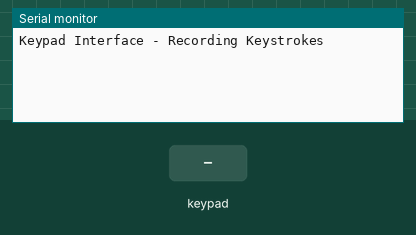
Recording of a sketch running on a simulated Arduino Uno, built with avr-gcc and run on an emulated ATmega328P. On the bench: the last lines printed to the serial monitor. Inputs (shaded band) come from the test bench.

Above: at 1.2 s.
1.3 s: key '1' pressed
At 2.5 s:
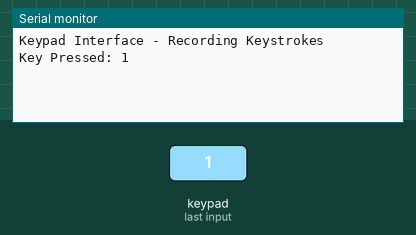
2.8 s: keypad keys 2 3 4 5 # pressed 0.4 s apart
At 5.1 s:
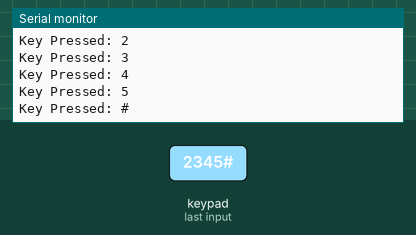
6.3 s: key 'A' pressed
At 6.7 s:
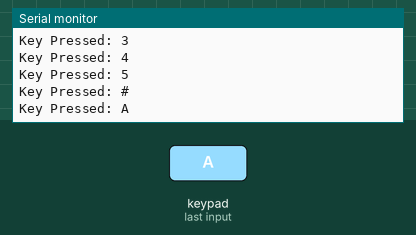
7.8 s: keypad keys 2 3 4 5 * pressed 0.4 s apart
At 10.3 s:
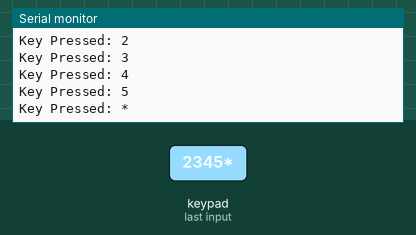
11.3 s: key 'B' pressed
At 12.5 s:
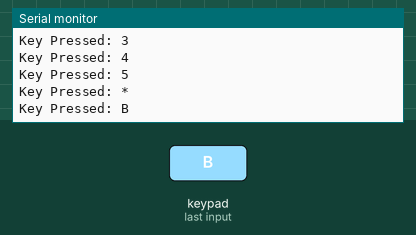
12.8 s: keypad keys 2 3 4 5 D pressed 0.4 s apart
At 15.2 s:
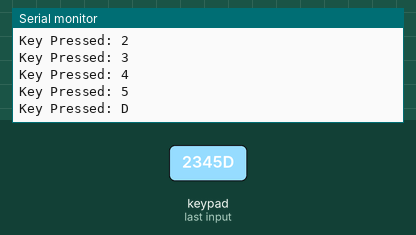
Timing chart, 0 to 16.7 s (numbered marks = the images above; inputs shaded):
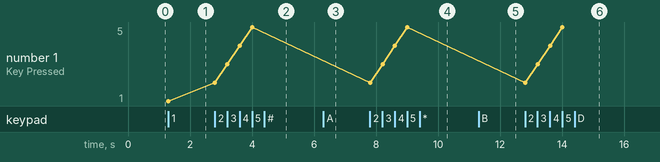

Measured:
- after the input at 1.3 s, the serial monitor: prints a new line at once (image 1)
- after the input at 2.8 s, the serial monitor: prints a new line at once (image 2)
- after the input at 6.3 s, the serial monitor: prints a new line at once (image 3)
- after the input at 7.8 s, the serial monitor: prints a new line at once (image 4)
- after the input at 11.3 s, the serial monitor: prints a new line at once (image 5)
- after the input at 12.8 s, the serial monitor: prints a new line at once (image 6)
- plotted number 1: 1 → 5 after the input at 2.8 s

The sketch:

Program_12_Keypad_Keystrokes.ino
```cpp
#include <Keypad.h>

const byte ROW_NUM = 4;
const byte COLUMN_NUM = 4;

char keys[ROW_NUM][COLUMN_NUM] = {
  {'1','2','3','A'},
  {'4','5','6','B'},
  {'7','8','9','C'},
  {'*','0','#','D'}
};

byte pin_rows[ROW_NUM] = {2, 3, 4, 5};
byte pin_column[COLUMN_NUM] = {6, 7, 8, 9};

Keypad keypad = Keypad(makeKeymap(keys), pin_rows, pin_column, ROW_NUM, COLUMN_NUM);

void setup() {
  Serial.begin(9600);
  Serial.println("Keypad Interface - Recording Keystrokes");
}

void loop() {
  char key = keypad.getKey();
  if (key) {
    Serial.print("Key Pressed: ");
    Serial.println(key);
  }
}
```
